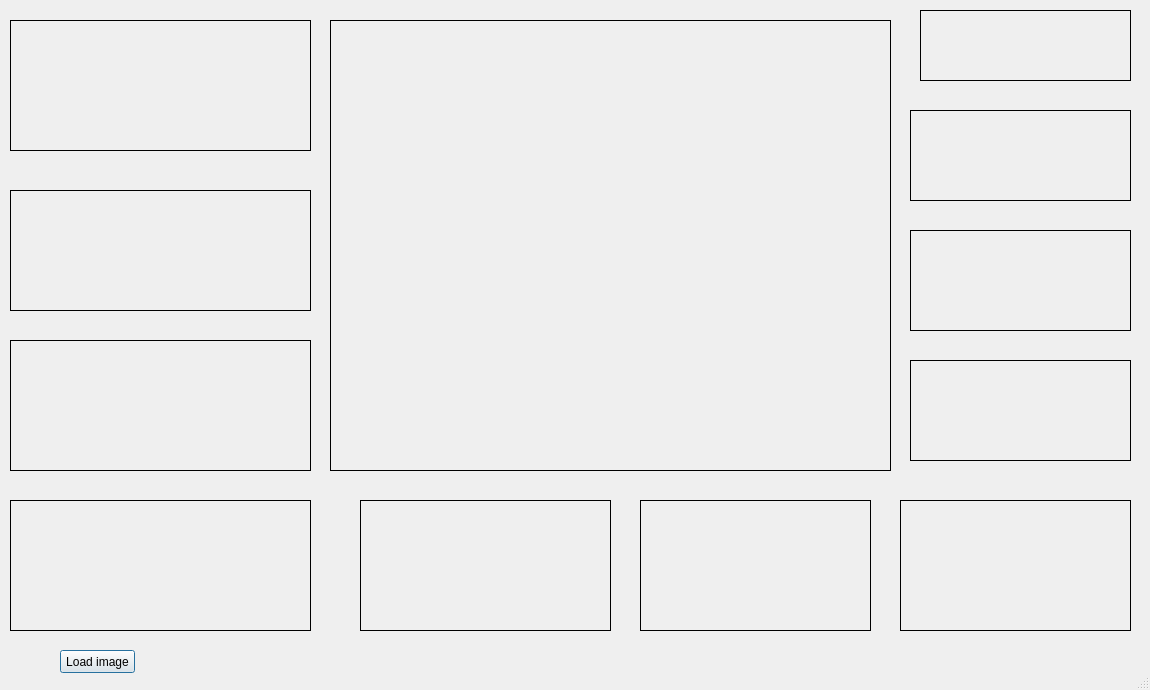
<?xml version="1.0" encoding="UTF-8"?>
<ui version="4.0">
 <class>imglabel</class>
 <widget class="QDialog" name="imglabel">
  <property name="geometry">
   <rect>
    <x>0</x>
    <y>0</y>
    <width>1150</width>
    <height>690</height>
   </rect>
  </property>
  <property name="contextMenuPolicy">
   <enum>Qt::DefaultContextMenu</enum>
  </property>
  <property name="windowTitle">
   <string>Dialog</string>
  </property>
  <property name="sizeGripEnabled">
   <bool>true</bool>
  </property>
  <widget class="QPushButton" name="loadButton">
   <property name="geometry">
    <rect>
     <x>60</x>
     <y>650</y>
     <width>75</width>
     <height>23</height>
    </rect>
   </property>
   <property name="text">
    <string>Load image</string>
   </property>
  </widget>
  <widget class="QLabel" name="imgLabel">
   <property name="geometry">
    <rect>
     <x>330</x>
     <y>20</y>
     <width>561</width>
     <height>451</height>
    </rect>
   </property>
   <property name="sizePolicy">
    <sizepolicy hsizetype="Ignored" vsizetype="Ignored">
     <horstretch>0</horstretch>
     <verstretch>0</verstretch>
    </sizepolicy>
   </property>
   <property name="frameShape">
    <enum>QFrame::Box</enum>
   </property>
   <property name="text">
    <string/>
   </property>
  </widget>
  <widget class="QLabel" name="Cannylabel">
   <property name="geometry">
    <rect>
     <x>10</x>
     <y>190</y>
     <width>301</width>
     <height>121</height>
    </rect>
   </property>
   <property name="sizePolicy">
    <sizepolicy hsizetype="Ignored" vsizetype="Ignored">
     <horstretch>0</horstretch>
     <verstretch>0</verstretch>
    </sizepolicy>
   </property>
   <property name="frameShape">
    <enum>QFrame::Box</enum>
   </property>
   <property name="text">
    <string/>
   </property>
  </widget>
  <widget class="QLabel" name="Approxi">
   <property name="geometry">
    <rect>
     <x>10</x>
     <y>20</y>
     <width>301</width>
     <height>131</height>
    </rect>
   </property>
   <property name="sizePolicy">
    <sizepolicy hsizetype="Ignored" vsizetype="Ignored">
     <horstretch>0</horstretch>
     <verstretch>0</verstretch>
    </sizepolicy>
   </property>
   <property name="frameShape">
    <enum>QFrame::Box</enum>
   </property>
   <property name="text">
    <string/>
   </property>
  </widget>
  <widget class="QLabel" name="LargeCont">
   <property name="geometry">
    <rect>
     <x>10</x>
     <y>340</y>
     <width>301</width>
     <height>131</height>
    </rect>
   </property>
   <property name="sizePolicy">
    <sizepolicy hsizetype="Ignored" vsizetype="Ignored">
     <horstretch>0</horstretch>
     <verstretch>0</verstretch>
    </sizepolicy>
   </property>
   <property name="frameShape">
    <enum>QFrame::Box</enum>
   </property>
   <property name="text">
    <string/>
   </property>
  </widget>
  <widget class="QLabel" name="Precise">
   <property name="geometry">
    <rect>
     <x>360</x>
     <y>500</y>
     <width>251</width>
     <height>131</height>
    </rect>
   </property>
   <property name="sizePolicy">
    <sizepolicy hsizetype="Ignored" vsizetype="Ignored">
     <horstretch>0</horstretch>
     <verstretch>0</verstretch>
    </sizepolicy>
   </property>
   <property name="frameShape">
    <enum>QFrame::Box</enum>
   </property>
   <property name="text">
    <string/>
   </property>
  </widget>
  <widget class="QLabel" name="ThreshFilter">
   <property name="geometry">
    <rect>
     <x>910</x>
     <y>230</y>
     <width>221</width>
     <height>101</height>
    </rect>
   </property>
   <property name="sizePolicy">
    <sizepolicy hsizetype="Ignored" vsizetype="Ignored">
     <horstretch>0</horstretch>
     <verstretch>0</verstretch>
    </sizepolicy>
   </property>
   <property name="frameShape">
    <enum>QFrame::Box</enum>
   </property>
   <property name="text">
    <string/>
   </property>
  </widget>
  <widget class="QLabel" name="BFThresh">
   <property name="geometry">
    <rect>
     <x>910</x>
     <y>360</y>
     <width>221</width>
     <height>101</height>
    </rect>
   </property>
   <property name="sizePolicy">
    <sizepolicy hsizetype="Ignored" vsizetype="Ignored">
     <horstretch>0</horstretch>
     <verstretch>0</verstretch>
    </sizepolicy>
   </property>
   <property name="frameShape">
    <enum>QFrame::Box</enum>
   </property>
   <property name="text">
    <string/>
   </property>
  </widget>
  <widget class="QLabel" name="Seg">
   <property name="geometry">
    <rect>
     <x>910</x>
     <y>110</y>
     <width>221</width>
     <height>91</height>
    </rect>
   </property>
   <property name="sizePolicy">
    <sizepolicy hsizetype="Ignored" vsizetype="Ignored">
     <horstretch>0</horstretch>
     <verstretch>0</verstretch>
    </sizepolicy>
   </property>
   <property name="frameShape">
    <enum>QFrame::Box</enum>
   </property>
   <property name="text">
    <string/>
   </property>
  </widget>
  <widget class="QLabel" name="Textlabel">
   <property name="geometry">
    <rect>
     <x>920</x>
     <y>10</y>
     <width>211</width>
     <height>71</height>
    </rect>
   </property>
   <property name="sizePolicy">
    <sizepolicy hsizetype="Ignored" vsizetype="Ignored">
     <horstretch>0</horstretch>
     <verstretch>0</verstretch>
    </sizepolicy>
   </property>
   <property name="font">
    <font>
     <pointsize>14</pointsize>
    </font>
   </property>
   <property name="mouseTracking">
    <bool>true</bool>
   </property>
   <property name="tabletTracking">
    <bool>true</bool>
   </property>
   <property name="contextMenuPolicy">
    <enum>Qt::ActionsContextMenu</enum>
   </property>
   <property name="frameShape">
    <enum>QFrame::Box</enum>
   </property>
   <property name="text">
    <string/>
   </property>
   <property name="scaledContents">
    <bool>true</bool>
   </property>
   <property name="alignment">
    <set>Qt::AlignCenter</set>
   </property>
   <property name="textInteractionFlags">
    <set>Qt::LinksAccessibleByMouse|Qt::TextSelectableByMouse</set>
   </property>
  </widget>
  <widget class="QLabel" name="label_2">
   <property name="geometry">
    <rect>
     <x>320</x>
     <y>550</y>
     <width>31</width>
     <height>21</height>
    </rect>
   </property>
   <property name="autoFillBackground">
    <bool>false</bool>
   </property>
   <property name="text">
    <string/>
   </property>
   <property name="pixmap">
    <pixmap>../../Desktop/arrow1.bmp</pixmap>
   </property>
   <property name="scaledContents">
    <bool>true</bool>
   </property>
  </widget>
  <widget class="QLabel" name="label_6">
   <property name="geometry">
    <rect>
     <x>1010</x>
     <y>210</y>
     <width>16</width>
     <height>16</height>
    </rect>
   </property>
   <property name="text">
    <string/>
   </property>
   <property name="pixmap">
    <pixmap>../../Desktop/arrow12.bmp</pixmap>
   </property>
   <property name="scaledContents">
    <bool>true</bool>
   </property>
  </widget>
  <widget class="QLabel" name="label_7">
   <property name="geometry">
    <rect>
     <x>1010</x>
     <y>90</y>
     <width>16</width>
     <height>16</height>
    </rect>
   </property>
   <property name="text">
    <string/>
   </property>
   <property name="pixmap">
    <pixmap>../../Desktop/arrow12.bmp</pixmap>
   </property>
   <property name="scaledContents">
    <bool>true</bool>
   </property>
  </widget>
  <widget class="QLabel" name="label">
   <property name="geometry">
    <rect>
     <x>150</x>
     <y>160</y>
     <width>16</width>
     <height>21</height>
    </rect>
   </property>
   <property name="text">
    <string/>
   </property>
   <property name="pixmap">
    <pixmap>../../Desktop/arrow13.bmp</pixmap>
   </property>
   <property name="scaledContents">
    <bool>true</bool>
   </property>
  </widget>
  <widget class="QLabel" name="label_3">
   <property name="geometry">
    <rect>
     <x>150</x>
     <y>320</y>
     <width>16</width>
     <height>16</height>
    </rect>
   </property>
   <property name="text">
    <string/>
   </property>
   <property name="pixmap">
    <pixmap>../../Desktop/arrow13.bmp</pixmap>
   </property>
   <property name="scaledContents">
    <bool>true</bool>
   </property>
  </widget>
  <widget class="QLabel" name="label_8">
   <property name="geometry">
    <rect>
     <x>1010</x>
     <y>340</y>
     <width>16</width>
     <height>16</height>
    </rect>
   </property>
   <property name="text">
    <string/>
   </property>
   <property name="pixmap">
    <pixmap>../../Desktop/arrow12.bmp</pixmap>
   </property>
   <property name="scaledContents">
    <bool>true</bool>
   </property>
  </widget>
  <widget class="QLabel" name="presicethresh">
   <property name="geometry">
    <rect>
     <x>640</x>
     <y>500</y>
     <width>231</width>
     <height>131</height>
    </rect>
   </property>
   <property name="sizePolicy">
    <sizepolicy hsizetype="Ignored" vsizetype="Ignored">
     <horstretch>0</horstretch>
     <verstretch>0</verstretch>
    </sizepolicy>
   </property>
   <property name="frameShape">
    <enum>QFrame::Box</enum>
   </property>
   <property name="text">
    <string/>
   </property>
  </widget>
  <widget class="QLabel" name="Bilateralfilt">
   <property name="geometry">
    <rect>
     <x>900</x>
     <y>500</y>
     <width>231</width>
     <height>131</height>
    </rect>
   </property>
   <property name="sizePolicy">
    <sizepolicy hsizetype="Ignored" vsizetype="Ignored">
     <horstretch>0</horstretch>
     <verstretch>0</verstretch>
    </sizepolicy>
   </property>
   <property name="frameShape">
    <enum>QFrame::Box</enum>
   </property>
   <property name="text">
    <string/>
   </property>
  </widget>
  <widget class="QLabel" name="fourpoints">
   <property name="geometry">
    <rect>
     <x>10</x>
     <y>500</y>
     <width>301</width>
     <height>131</height>
    </rect>
   </property>
   <property name="sizePolicy">
    <sizepolicy hsizetype="Ignored" vsizetype="Ignored">
     <horstretch>0</horstretch>
     <verstretch>0</verstretch>
    </sizepolicy>
   </property>
   <property name="frameShape">
    <enum>QFrame::Box</enum>
   </property>
   <property name="text">
    <string/>
   </property>
  </widget>
  <widget class="QLabel" name="label_10">
   <property name="geometry">
    <rect>
     <x>150</x>
     <y>480</y>
     <width>16</width>
     <height>16</height>
    </rect>
   </property>
   <property name="text">
    <string/>
   </property>
   <property name="pixmap">
    <pixmap>../../Desktop/arrow13.bmp</pixmap>
   </property>
   <property name="scaledContents">
    <bool>true</bool>
   </property>
  </widget>
 </widget>
 <tabstops>
  <tabstop>loadButton</tabstop>
 </tabstops>
 <resources/>
 <connections/>
</ui>
